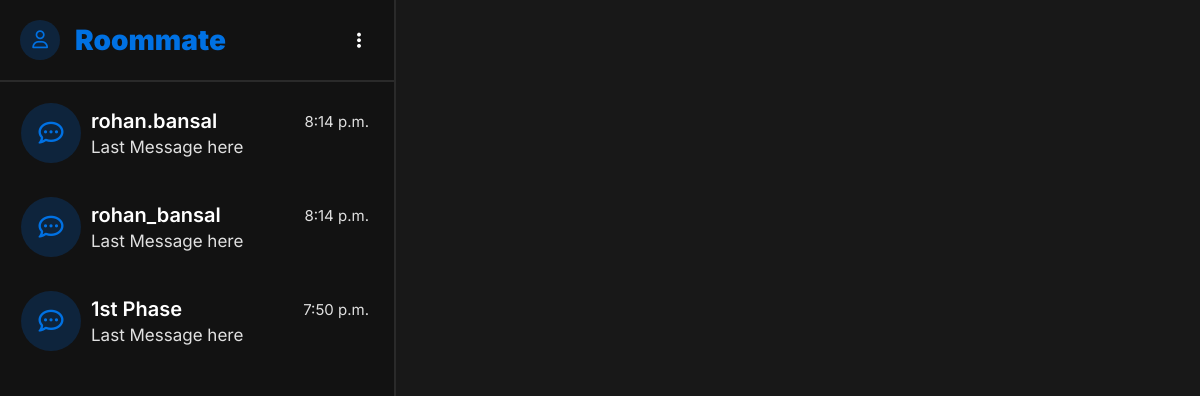
The app's page / (signed in) with its own data.
### chat/models.py (models this page shows)
class Room(models.Model):
    name=models.CharField(max_length=15)
    time=models.TimeField(default=datetime.now, blank=True)

### chat/views.py (the view)
# urls.py: 2. Add a URL to urlpatterns:  path('', views.home, name='home')
def home(request): #restricts user to login or register if not already
    user=request.user
    if user.is_authenticated:
        rooms=reversed(Room.objects.all())
        return render(request, 'main.html', {'rooms': rooms})
    return redirect('auth')

### template/main.html (shortened to what this page needs)
{% load static %}
<!DOCTYPE html>
<html lang="en">
<head>
    <link rel="stylesheet" href="{% static 'css/style.css' %}">
    <link rel="stylesheet" href="{% static 'css/main.css' %}">
    <link rel="stylesheet" href="{% static 'css/menu.css' %}">
    <link rel="stylesheet" href="{% static 'css/new-room-dialog.css' %}">
</head>
<body>
    <div class="viewport-overlay">
        <div class="workspace">
            <aside class="roomlist">
                <section class="options-area">
                    <section class="left-wrapper">
                        <div class="profile-container">
                            <i class="far fa-user"></i>
                        </div>
                        <span class="app-name">Roommate</span>
                    </section>
                    <button id="more-btn">
                        <i class="fas fa-ellipsis-v"></i>
                    </button>
                </section>
                <section class="rooms-container">
                    {% for room in rooms %}
                    <ul class="roomlist">
                        <li class>
                            <section class="room-icon-container">
                                <i class="far fa-comment-dots"></i>
                            </section>
                            <section class="room-detailer">
                                <div class="about-room">
                                    <span class="room-name">{{room.name}}</span>
                                    <span class="timestamp">{{room.time}}</span>
                                </div>
                                <div class="message">Last Message here</div>
                            </section>
                        </li>
                    </ul>
                    {% endfor %}
                    <section style = "width: 100%; height: 100px;"></section>
                </section>
            </aside>
        </div>
    </div>
</body>
</html>

### static/css/style.css (style rules this page uses)
:root { --accent-primary: 0, 113, 227; --pale-bg: 42, 42, 42; --weak-bg: 36, 36, 36; --bg: 24, 24, 24; --strong-bg: 18, 18, 18; --pale-fg: 196, 196, 196; --weak-fg: 210, 210, 210; --fg: 224, 224, 224; --strong-fg: 255, 255, 255; }
* { margin: 0; padding: 0; box-sizing: border-box; font-family: 'Inter', -apple-system, Arial, Helvetica, system-ui, sans-serif; }
html, body { height: 100%; width: 100%; font-size: 18px; }

### static/css/main.css (style rules this page uses)
body { background: rgb(var(--pale-bg)); color: rgb(var(--strong-fg)); }
div.viewport-overlay { height: 100%; width: 100%; display: flex; flex-direction: row; justify-content: center; align-items: center; }
div.viewport-overlay div.workspace { max-width: 1600px; width: 100%; height: 100%; background-color: rgb(var(--bg)); display: flex; flex-direction: row; }
div.viewport-overlay div.workspace aside.roomlist { min-width: 360px; max-width: 480px; max-height: 100%; width: 33%; position: relative; background-color: rgb(var(--strong-bg)); border-right: 2px solid rgb(255, 255, 255, 0.1); }
aside.roomlist .options-area { display: flex; flex-direction: row; align-items: center; justify-content: space-between; padding: 20px; }
aside.roomlist .options-area section.left-wrapper { display: flex; flex-direction: row; align-items: center; }
aside.roomlist .options-area .profile-container { height: 40px; width: 40px; background: rgb(var(--accent-primary), 0.2); border-radius: 20px; display: flex; font-size: 18px; justify-content: center; align-items: center; color: rgb(var(--accent-primary)); }
aside.roomlist .options-area .app-name { font-weight: 900; font-size: 28px; color: rgb(var(--accent-primary)); margin-left: 15px; }
#more-btn { background: transparent; color: rgb(var(--strong-fg)); height: 30px; width: 30px; font-size: 18px; border-radius: 15px; border: 1px solid transparent; transition: 150ms; cursor: pointer; }
aside.roomlist section.rooms-container { border-top: 2px solid rgba(var(--strong-fg), 0.1); padding: 4px; overflow-y: auto; height: calc(100% - 80px); }
aside.roomlist section.rooms-container ul.roomlist { list-style-type: none; }
aside.roomlist section.rooms-container ul.roomlist li { display: grid; grid-template-columns: 60px 1fr; background: transparent; border: 1px solid transparent; padding: 16px; border-radius: 12px; transition: 150ms; }
section.rooms-container ul.roomlist li .room-icon-container { height: 60px; width: 60px; display: flex; justify-content: center; align-items: center; font-size: 25px; border-radius: 30px; background: rgb(var(--accent-primary), 0.2); color: rgb(var(--accent-primary)); }
section.rooms-container ul.roomlist li .room-detailer { display: flex; flex-direction: column; justify-content: space-between; width: 100%; padding: 6px 4px 6px 10px; }
ul.roomlist li .room-detailer .about-room { display: flex; flex-direction: row; align-items: center; justify-content: space-between; }
ul.roomlist li .room-detailer .about-room span.room-name { font-size: 20px; font-weight: 600; }
ul.roomlist li .room-detailer .about-room span.timestamp { font-size: 15px; color: rgb(var(--fg)); }
ul.roomlist li .room-detailer .message { font-size: 17px; color: rgb(var(--fg)); }

### records on screen
Room: name "rohan.bansal", time "8:14 p.m."
Room: name "rohan_bansal", time "8:14 p.m."
Room: name "1st Phase", time "7:50 p.m."
